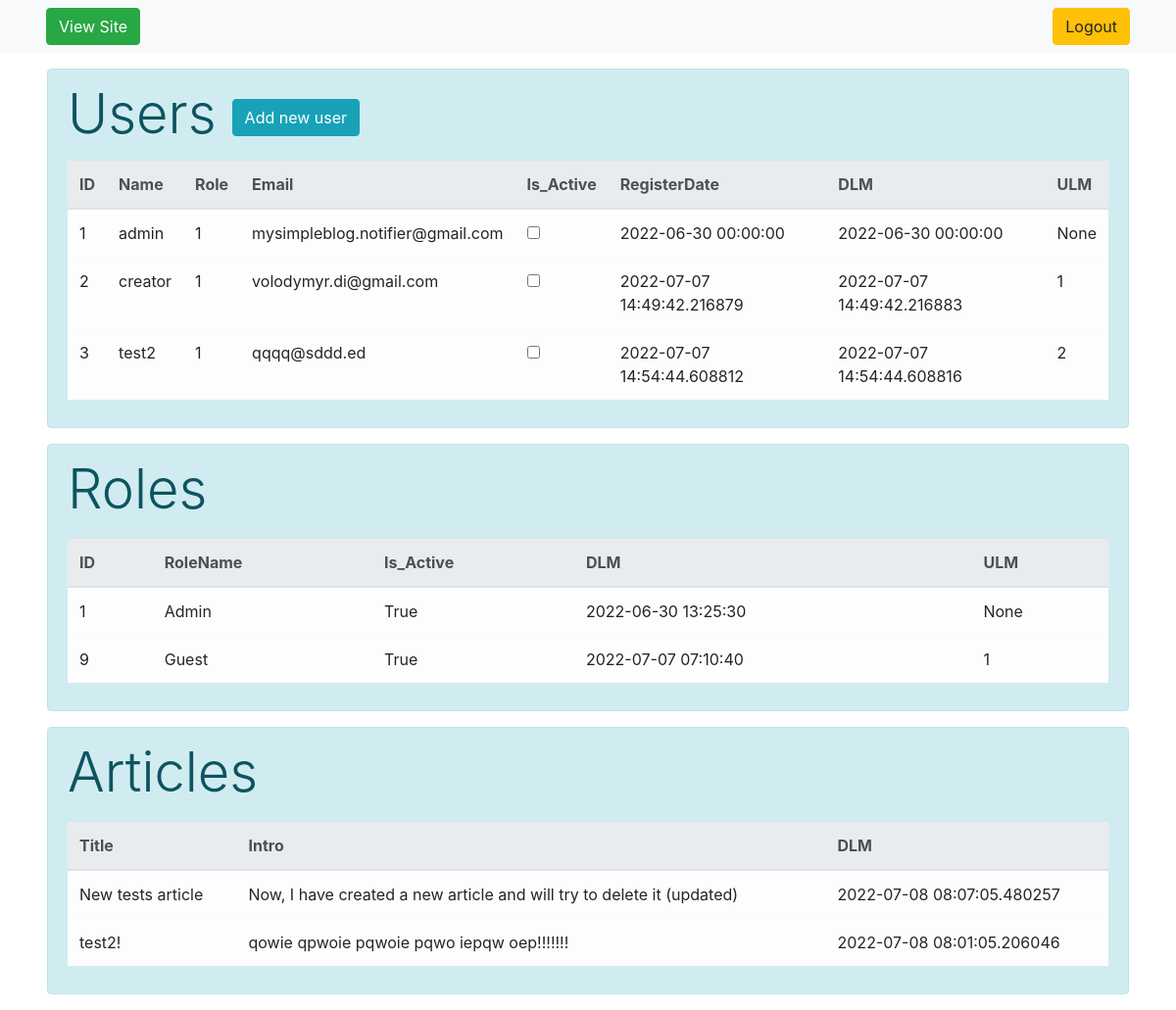
The app's page /admin/dashboard (signed in) with its own data.
### users/models.py (models this page shows, shortened)
class User(UserMixin, Base):
    __tablename__ = 'user'
    id = Column(Integer, primary_key=True, autoincrement=True)
    username = Column(String(100), nullable=False, unique=True)
    passwd = Column(String(254), nullable=False)
    email = Column(String(100), nullable=False, unique=True)
    is_active = Column(Boolean, default=True)
    register_date = Column(DateTime, default=datetime.utcnow)
    dlm = Column(DateTime, default=datetime.utcnow)
    ulm = Column(Integer, ForeignKey('user.id'))
    role_id = Column(Integer, ForeignKey('userrole.id'))

class UserRole(Base):
    __tablename__ = 'userrole'
    id = Column(Integer, primary_key=True, autoincrement=True)
    rolename = Column(String(100), nullable=False, unique=True)
    ulm = Column(Integer, ForeignKey('user.id'))
    dlm = Column(DateTime, default=datetime.utcnow())
    is_active = Column(Boolean, default=True)
    def __str__(self):
        return self.rolename

### models.py (models this page shows, shortened)
class Article(Base):
    __tablename__ = 'article'
    id = Column(Integer, primary_key=True, autoincrement=True)
    user_id = Column(Integer, ForeignKey('user.id'), nullable=False)
    title = Column(String(100), nullable=False)
    intro = Column(String(300), nullable=False)
    text = Column(Text, nullable=False)
    dlm = Column(DateTime, default=datetime.utcnow)
    creation_date = Column(DateTime, default=datetime.utcnow)

### admin/admin.py (the view)
@admin.route('/dashboard', methods=['POST', 'GET'])
@login_required
def dashboard():
    form = AdminRegisterForm()
    users = db.session.query(User).order_by(User.username.asc()).all()
    roles = db.session.query(UserRole).order_by(UserRole.rolename.asc()).all()
    articles = db.session.query(Article).order_by(Article.dlm.desc()).all()
    return render_template('dashboard.html', form=form, users=users, roles=roles, articles=articles)

### admin/forms.py (shortened to what this page needs)
class AdminRegisterForm(FlaskForm):
    username = StringField(
        validators=[
            InputRequired(),
            Length(min=3, max=100, message='Please provide a valid name'),
            Regexp('^[A-Za-z][A-Za-z0-9_.]*$',0,
                'Usernames must have only letters, ' 'numbers, dots or underscores',),
        ])
    email = EmailField(validators=[InputRequired(), Email(), Length(min=5, max=100)])
    rolename = QuerySelectField(query_factory=get_role_names, allow_blank=True,
                                validators=[InputRequired()], blank_text='Select user role...')
    passwd = PasswordField(validators=[InputRequired(), Length(min=1, max=100)])
    passwd_confirm = PasswordField(
        validators=[
            InputRequired(),
            Length(min=1, max=100),
            EqualTo('passwd', message='Passwords must match !'),
        ]
    )

### admin/forms.py (called while the page is built)
def get_role_names():
    return db.session.query(UserRole).filter_by(is_active=True)

### app.py (called while the page is built)
@login_manager.user_loader
def load_user(user_id):
    from users.models import User
    return db.session.query(User).get(int(user_id)) # User.query.get(int(user_id))

### admin/templates/admin/dashboard.html (shortened to what this page needs)
{% extends 'admbase.html' %}
{% block body %}
<link rel="stylesheet" href="https://cdn.jsdelivr.net/npm/bootstrap@4.6.1/dist/css/bootstrap.min.css">
<div class="mt-3 ml-5 mr-5 mb-2">
    {% if users|length > 0 %}
       <div class="alert alert-info">
           <table id="users" class="table table-hover table-light">
               <div class="display-4 d-inline">Users</div>
               <button type="button" class="btn btn-info mb-4 ml-3" data-toggle="modal" data-target=".bd-example-modal-sm">Add new user</button>
               <thead class="thead-light">
                <tr id="th_users">
                    <th>ID</th>
                    <th>Name</th>
                    <th>Role</th>
                    <th>Email</th>
                    <th>Is_Active</th>
                    <th>RegisterDate</th>
                    <th>DLM</th>
                    <th>ULM</th>
                </tr>
               </thead>
               <tbody>
                {% for user in users %}
                     <tr id="tr_users">
                        <td>{{ user.id }}</td>
                        <td>{{ user.username }}</td>
                        <td>{{ user.role_id }}</td>
                        <td>{{ user.email }}</td>
                        <td><input type="checkbox" name="isActive">{{ isActive }}</td>
                        <td>{{ user.register_date }}</td>
                        <td>{{ user.dlm }}</td>
                        <td>{{ user.ulm }}</td>
                     </tr>
                 {% endfor %}
                </tbody>
           </table>
       </div>
    {% endif %}
</div>
<div class="mt-2 ml-5 mr-5 mb-2">
    {% if roles|length > 0 %}
       <div class="alert alert-info">
           <table id="roles" class="table table-hover table-light">
               <p class="display-4">Roles</p>
               <thead class="thead-light">
                <tr id="th_roles">
                    <th>ID</th>
                    <th>RoleName</th>
                    <th>Is_Active</th>
                    <th>DLM</th>
                    <th>ULM</th>
                </tr>
               </thead>
               <tbody>
                {% for role in roles %}
                     <tr id="tr_roles">
                        <td>{{ role.id }}</td>
                        <td>{{ role.rolename }}</td>
                        <td>{{ role.is_active }}</td>
                        <td>{{ role.dlm }}</td>
                        <td>{{ role.ulm }}</td>
                     </tr>
                 {% endfor %}
                </tbody>
           </table>
       </div>
    {% endif %}
</div>
<div class="mt-2 ml-5 mr-5 mb-2">
    {% if articles|length > 0 %}
       <div class="alert alert-info">
           <table id="articles" class="table table-hover table-light">
               <p class="display-4">Articles</p>
               <thead class="thead-light">
                <tr id="th_articles">
                   <th>Title</th>
                   <th>Intro</th>
                   <th>DLM</th>
                </tr>
               </thead>
               <tbody>
                {% for article in articles %}
                     <tr id="tr_articles" onclick="window.location='/admin/dashboard/article/{{ article.id }}'">
                        <td>{{ article.title }}</td>
                        <td>{{ article.intro }}</td>
                        <td>
                            {% if article.dlm > article.creation_date %}
                                {{ article.dlm}}
                            {% else %}
                                {{ article.creation_date}}
                            {% endif %}
                        </td>
                     </tr>
                 {% endfor %}
                </tbody>
           </table>
       </div>
    {% endif %}
</div>
{% endblock %}

### admin/templates/admin/dashboard.html (style rules this page uses)
#tr_articles, #th_articles, #th_users, #th_roles { cursor: pointer }
#tr_users, #tr_roles { cursor: default }

### records on screen
User: id "1", username "admin", role_id "1", email "mysimpleblog.notifier@gmail.com", register_date "2022-06-30 00:00:00", dlm "2022-06-30 00:00:00", ulm "None"
User: id "2", username "creator", role_id "1", email "volodymyr.di@gmail.com", register_date "2022-07-07 14:49:42.216879", dlm "2022-07-07 14:49:42.216883", ulm "1"
User: id "3", username "test2", role_id "1", email "qqqq@sddd.ed", register_date "2022-07-07 14:54:44.608812", dlm "2022-07-07 14:54:44.608816", ulm "2"
UserRole: id "1", rolename "Admin", is_active "True", dlm "2022-06-30 13:25:30", ulm "None"
UserRole: id "9", rolename "Guest", is_active "True", dlm "2022-07-07 07:10:40", ulm "1"
Article: title "New tests article", intro "Now, I have created a new article and will try to delete it (updated)", dlm "2022-07-08 08:07:05.480257"
Article: title "test2!", intro "qowie qpwoie pqwoie pqwo iepqw oep!!!!!!!", dlm "2022-07-08 08:01:05.206046"
